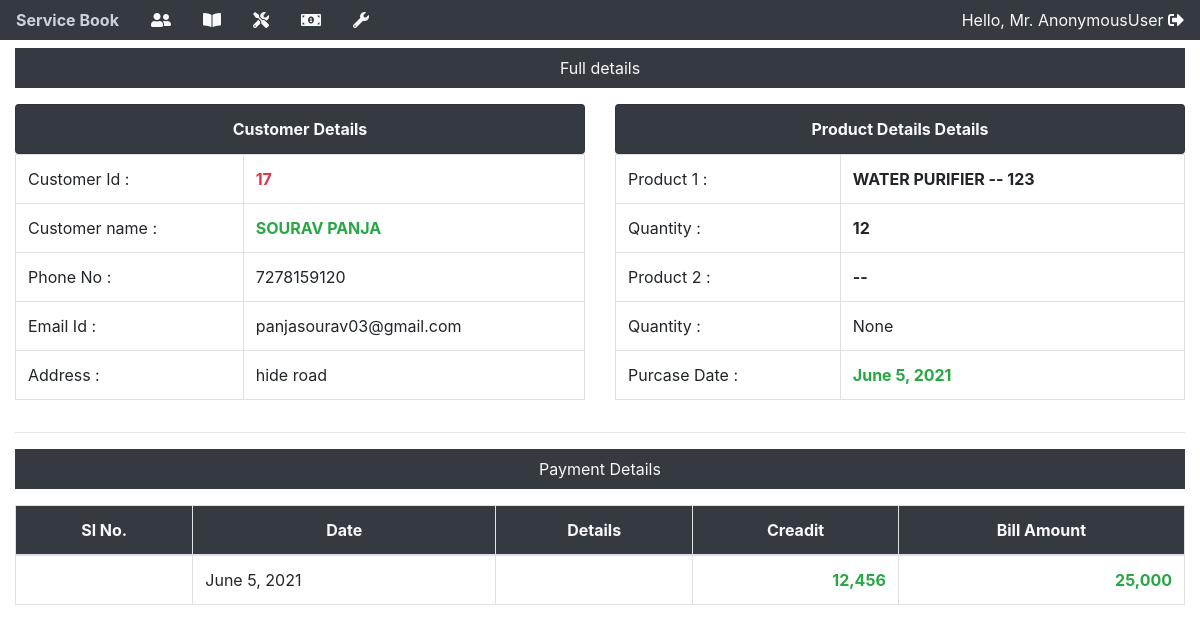
Page /details/17 on the earlier database version.
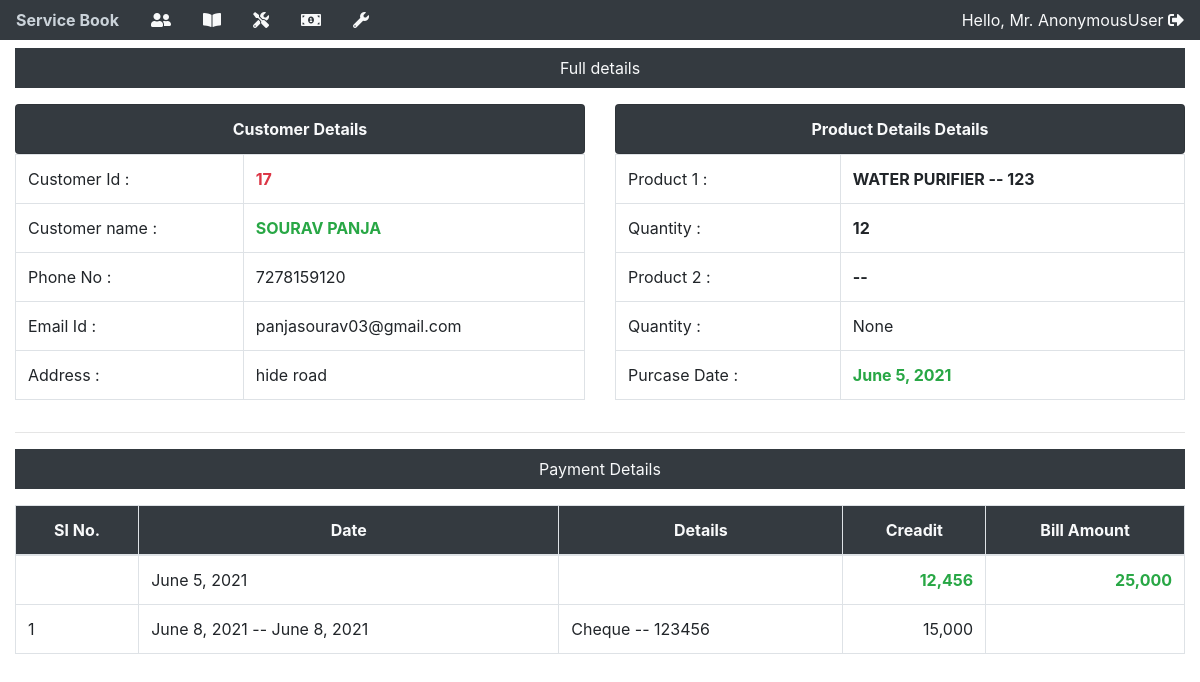
Same page on the later database version.
### app/models.py (models this page shows, shortened)
class paymentOnEmi(models.Model):
    refNo = models.IntegerField()
    paidAmount = models.IntegerField()
    paymentDate = models.DateField(auto_now=False, auto_now_add=False)
    cashCheque = models.CharField(max_length=100, null=True)
    chequeNo = models.CharField(max_length=10, null=True, blank=True)

### app/views.py (the view)
# urls.py: path('details/<int:id>', views.iddetails, name="iddetails"),
def iddetails(request, id):
    ghh = customerDetails.objects.get(pk=id)
    phh = paymentOnEmi.objects.filter(refNo=id)
    return render(request, "iddetails.html", {'ghh':ghh, 'phh':phh, 'id':id})

### templates/iddetails.html
{% include "base.html" %}
{% load humanize %}
{% block content %}
<div class="container-fluid">
    <div class="bg-dark mt-2">
        <p class="nav-link text-light text-center">Full details</p>
    </div>
    <div class="row">
        <div class="col-6">
            <table class="table table-bordered">
                <ul class="list-group">
                    <li class="list-group-item bg-dark text-light text-center"><strong>Customer Details</strong></li>
                </ul>
                <tbody>
                    <tr>
                        <td>Customer Id : </td>
                        <td class="text-danger"><strong>{{ghh.custimerId}}</strong></td>
                    </tr>
                    <tr>
                        <td>Customer name : </td>
                        <td class="text-success"><strong>{{ghh.name | upper}}</strong></td>
                    </tr>
                    <tr>
                        <td>Phone No : </td>
                        <td>{{ghh.phoneNo}}</td>
                    </tr>
                    <tr>
                        <td>Email Id : </td>
                        <td>{{ghh.email}}</td>
                    </tr>
                    <tr>
                        <td>Address : </td>
                        <td>{{ghh.address}}</td>
                    </tr>
                </tbody>
            </table>
        </div>
        <div class="col-6">
            <ul class="list-group">
                <li class="list-group-item bg-dark text-light text-center"><strong>Product Details Details</strong></li>
            </ul>
            <table class="table table-bordered">
                <tbody>
                    <tr>
                        <td>Product 1 : </td>
                        <td><strong>{{ghh.modelNameOne}} -- {{ghh.modelNoOne}}</strong></td>
                    </tr>
                    <tr>
                        <td>Quantity : </td>
                        <td><strong>{{ghh.quantityOne}}</strong></td>
                    </tr>
                    <tr>
                        <td>Product 2 : </td>
                        <td><strong>{{ghh.modelNameTwo}} -- {{ghh.modelNoTwo}}</strong></td>
                    </tr>
                    <tr>
                        <td>Quantity : </td>
                        <td>{{ghh.quantityTwo}}</td>
                    </tr>
                    <tr>
                        <td>Purcase Date : </td>
                        <td class="text-success"><strong>{{ghh.purchaseDate}}</strong></td>
                    </tr>
                </tbody>
            </table>
        </div>
    </div>
    <hr>
    <div class="bg-dark mt-2">
        <p class="nav-link text-center text-light">Payment Details</p>
    </div>
    <div class="row">
        <div class="col">
            <table class="table table-bordered">
                <thead>
                    <tr class="bg-dark text-light text-center">
                        <th>Sl No.</th>
                        <th>Date</th>
                        <th>Details</th>
                        <th>Creadit</th>
                        <th>Bill Amount</th>
                    </tr>
                </thead>
                <tbody>
                    <tr>
                        <td></td>
                        <td>{{ghh.purchaseDate}}</td>
                        <td></td>
                        <td class="text-right text-success"><strong>{{ghh.advanceAmount | intcomma}}</strong></td>
                        <td class="text-right text-success"><strong>{{ghh.totalAmount | intcomma}}</strong></td>
                    </tr>
                    {% for p in phh %}
                    <tr>
                        <td>{{forloop.counter}}</td>
                        <td>{{p.paymentDate}} -- {{p.paymentDate | naturalday}}</td>
                        <td>{{p.cashCheque}} -- {{p.chequeNo}}</td>
                        <td class="text-right">{{p.paidAmount | intcomma}}</td>
                        <td></td>
                    </tr>
                    {% endfor %}
                </tbody>
            </table>
        </div>
    </div>
</div>
{% endblock %}

Differences in the rows shown:
added paymentOnEmi: paymentDate "June 8, 2021", cashCheque "Cheque", chequeNo "123456", paidAmount "15,000"
